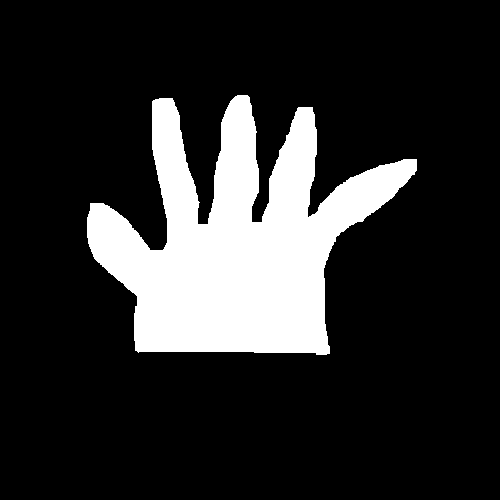
#> input picture opencv_learn/charpter12/hand.bmp, 500 x 500 px
$ python demo_12.23.py
#> lines starting #> are read from the running program, lines starting #| are printed output that depends on the picture; after the words box and inside, x2 and y2 are one past the last pixel; in counts of white or black regions, pixels touching at a corner belong together
import cv2

# ----------------------读取并绘制原始图像-------------------------
o = cv2.imread("hand.bmp")
#> o is the input picture: shape (500, 500, 3); 17.5% white; 1 white region, box (x1, y1, x2, y2) and area: (87, 95, 417, 355) 43757
cv2.imshow("original", o)
# ----------------------提取轮廓-------------------------
gray = cv2.cvtColor(o, cv2.COLOR_BGR2GRAY)
#> gray: shape (500, 500); 17.5% white; 1 white region
ret, binary = cv2.threshold(gray, 127, 255, cv2.THRESH_BINARY)
contours, hierarchy = cv2.findContours(binary, cv2.RETR_LIST, cv2.CHAIN_APPROX_SIMPLE)
#> contours = 1 contour; box (x1, y1, x2, y2) and area: (87, 95, 417, 355) 42960
# ----------------------凸包-------------------------
image1 = o.copy()
hull = cv2.convexHull(contours[0])
#> hull = contour of 20 points, box (x1, y1, x2, y2) (87, 95, 417, 355), area 65831
cv2.polylines(image1, [hull], True, (0, 255, 0), 2)
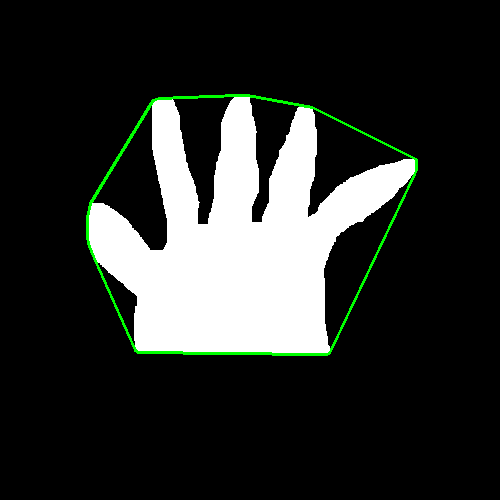
#> image1: shape (500, 500, 3); 1.08% of pixels changed, all inside (x1, y1, x2, y2) = (86, 94, 418, 356)
print("使用函数cv2.convexHull()构造的多边形是否时凸形的: ", cv2.isContourConvex(hull))
#| 使用函数cv2.convexHull()构造的多边形是否时凸形的:  True
cv2.imshow("result1", image1)
# ----------------------逼近多边形-------------------------
image2 = o.copy()
epsilon = 0.01 * cv2.arcLength(contours[0], True)
#> epsilon = 17.43
approx = cv2.approxPolyDP(contours[0], epsilon, True)
#> approx = contour of 15 points, box (x1, y1, x2, y2) (87, 95, 417, 354), area 38878
image2 = cv2.drawContours(image2, [approx], 0, (0, 0, 255), 2)
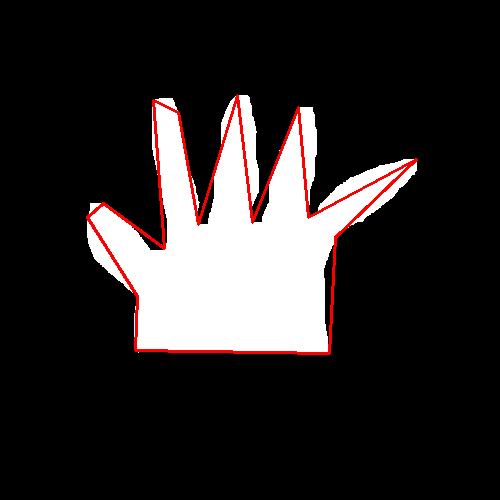
#> image2: shape (500, 500, 3); 1.85% of pixels changed, all inside (x1, y1, x2, y2) = (86, 94, 418, 355)
print("使用函数cv.approxPolyDP()构造的多边形是否时凸形: ", cv2.isContourConvex(approx))
#| 使用函数cv.approxPolyDP()构造的多边形是否时凸形:  False
cv2.imshow("result2", image2)

cv2.waitKey()
cv2.destroyAllWindows()

$ run again, with opencv_learn/charpter12/cc.bmp copied over opencv_learn/charpter12/hand.bmp
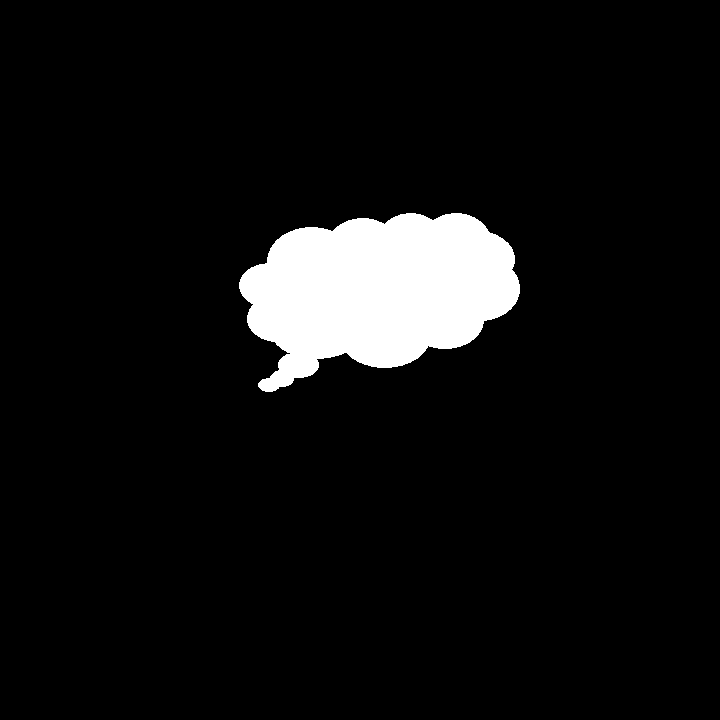
#> input picture opencv_learn/charpter12/cc.bmp, 720 x 720 px
#> o is the input picture: shape (720, 720, 3); 6.6% white; 1 white region, box (x1, y1, x2, y2) and area: (239, 213, 520, 392) 33979
#> gray: shape (720, 720); 6.6% white; 1 white region
#> contours = 1 contour; box (x1, y1, x2, y2) and area: (239, 213, 520, 392) 33595
#> hull = contour of 38 points, box (x1, y1, x2, y2) (239, 213, 520, 392), area 37213
#> `cv2.polylines(image1, [hull], True, (0, 255, 0), 2)`:
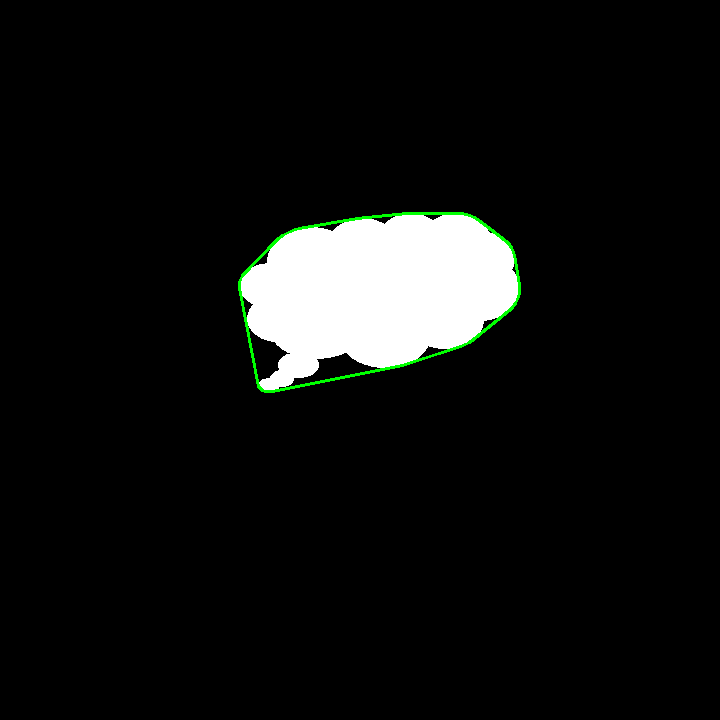
#> image1: shape (720, 720, 3); 0.43% of pixels changed, all inside (x1, y1, x2, y2) = (238, 212, 521, 393)
#| 使用函数cv2.convexHull()构造的多边形是否时凸形的:  True
#> epsilon = 8.94
#> approx = contour of 13 points, box (x1, y1, x2, y2) (239, 213, 518, 387), area 32554
#> `image2 = cv2.drawContours(image2, [approx], 0, (0, 0, 255), 2)`:
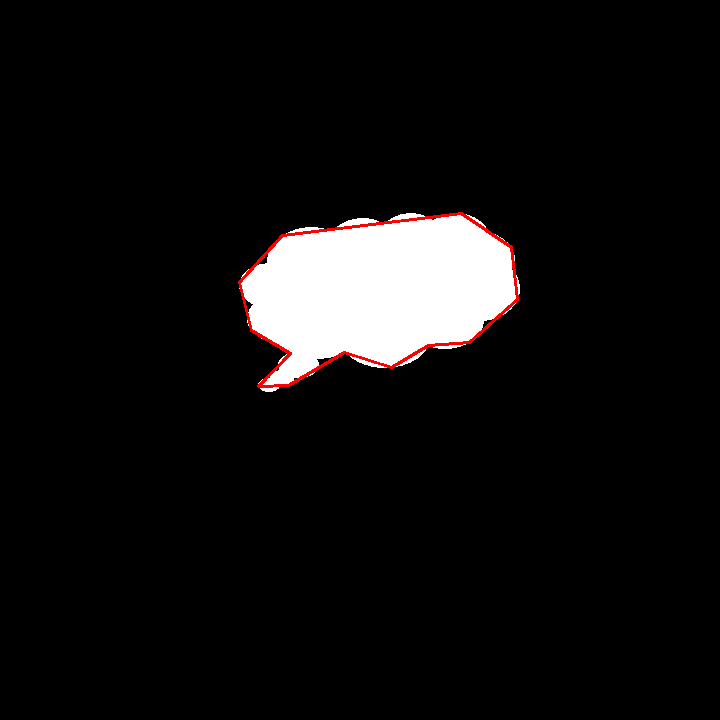
#> image2: shape (720, 720, 3); 0.47% of pixels changed, all inside (x1, y1, x2, y2) = (238, 212, 519, 388)
#| 使用函数cv.approxPolyDP()构造的多边形是否时凸形:  False

$ run again, with opencv_learn/charpter12/cs2.bmp copied over opencv_learn/charpter12/hand.bmp
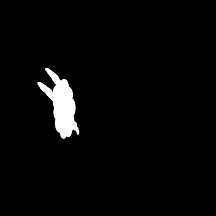
#> input picture opencv_learn/charpter12/cs2.bmp, 216 x 216 px
#> o is the input picture: shape (216, 216, 3); min 0, max 255, mean 7.1
#> `ret, binary = cv2.threshold(gray, 127, 255, cv2.THRESH_BINARY)`:
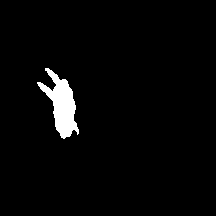
#> binary: shape (216, 216); 2.8% white; 1 white region
#> contours = 1 contour; box (x1, y1, x2, y2) and area: (37, 68, 79, 139) 1208
#> hull = contour of 15 points, box (x1, y1, x2, y2) (37, 68, 79, 139), area 1705
#> image1: shape (216, 216, 3); 1.05% of pixels changed, all inside (x1, y1, x2, y2) = (36, 67, 80, 140)
#| 使用函数cv2.convexHull()构造的多边形是否时凸形的:  True
#> epsilon = 2.29
#> approx = contour of 17 points, box (x1, y1, x2, y2) (37, 68, 79, 139), area 1172
#> `image2 = cv2.drawContours(image2, [approx], 0, (0, 0, 255), 2)`:
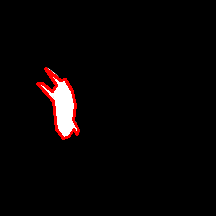
#> image2: shape (216, 216, 3); 1.35% of pixels changed, all inside (x1, y1, x2, y2) = (36, 67, 80, 140)
#| 使用函数cv.approxPolyDP()构造的多边形是否时凸形:  False
